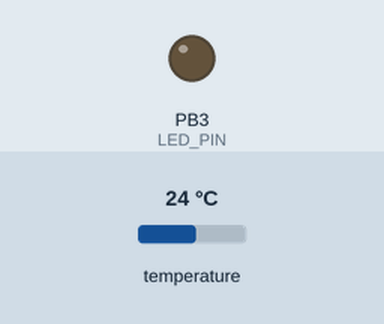
Bench run of a sketch on a simulated ATtiny85, built with avr-gcc and run on an emulated ATtiny85. On the bench: output pins drawn as LEDs (lit = HIGH). Inputs (shaded band) come from the test bench; at power-on: temperature 24 °C. Sleep ends after the set time or at an interrupt; no radio packets arrive unless stated.

Above: at 4.5 s.
At 5.1 s:
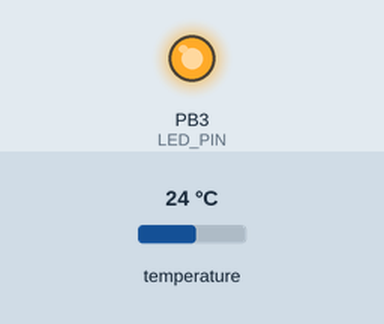
Timing chart, 0 to 9.4 s (numbered marks = the images above):
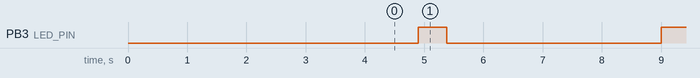

The sketch:

attiny85_ds18b20_transmitter.ino
```cpp
#include <VirtualWire.h>
#include <OneWire.h>

#include <avr/sleep.h>
#include <avr/wdt.h>

#define adc_disable() (ADCSRA &= ~(1<<ADEN)) // disable ADC (before power-off)
#define adc_enable()  (ADCSRA |=  (1<<ADEN)) // re-enable ADC

#define ONEWIRE_BUSS 0
#define LED_PIN 3
#define TX_PIN 1

OneWire TemperatureSensor(ONEWIRE_BUSS);

int messageId = 0;

int iCounter = 0;

void setup() {
  adc_disable();

  pinMode(LED_PIN, OUTPUT);

  vw_set_tx_pin(TX_PIN);
  vw_setup(1000);

  setup_watchdog(8);
  enterSleep();
}

void loop() {

  byte i;
  byte data[12];
  int16_t raw;
  float celsius;
  int iTemp;

  messageId++;

  if (messageId > 255) {
    messageId = 0;
  }

  digitalWrite(LED_PIN, LOW);

  TemperatureSensor.reset();       // reset one wire buss
  TemperatureSensor.skip();        // select only device
  TemperatureSensor.write(0x44);   // start conversion

  delay(800);

  TemperatureSensor.reset();
  TemperatureSensor.skip();
  TemperatureSensor.write(0xBE);   // Read Scratchpad
  for ( i = 0; i < 9; i++) {       // 9 bytes
    data[i] = TemperatureSensor.read();
  }

  // Convert the data to actual temperature
  raw = (data[1] << 8) | data[0];
  celsius = (float) raw / 16.0;

  iTemp = (int) (celsius * 10);

  digitalWrite(LED_PIN, HIGH);
  char output[7];


  output[0] = 0x00; //Broadcast
  output[1] = 0x64; //Sensor / Temperature in decy Celcius
  output[2] = 0x77; //Sensor 77
  output[3] = 0x04; //Data type int32
  output[4] = messageId;

  output[5] = (char) (iTemp >> 8) & 0x00FF;
  output[6] = (char) iTemp & 0x00ff;

  for (i = 0; i < 3; i++) {
    vw_send((uint8_t *)output, 7);
    vw_wait_tx();
    delay(100);
  }

  digitalWrite(LED_PIN, LOW);

  enterSleep();
}

void enterSleep(void) {
  set_sleep_mode(SLEEP_MODE_PWR_DOWN); // sleep mode is set here
  sleep_enable();
  sleep_mode();                        // System sleeps here
  sleep_disable();
}

//****************************************************************
// 0=16ms, 1=32ms,2=64ms,3=128ms,4=250ms,5=500ms
// 6=1 sec,7=2 sec, 8=4 sec, 9= 8sec
void setup_watchdog(int ii) {

  byte bb;
  int ww;
  if (ii > 9 ) ii=9;
  bb=ii & 7;
  if (ii > 7) bb|= (1<<5);
  bb|= (1<<WDCE);
  ww=bb;

  MCUSR &= ~(1<<WDRF);
  // start timed sequence
  WDTCR |= (1<<WDCE) | (1<<WDE);
  // set new watchdog timeout value
  WDTCR = bb;
  WDTCR |= _BV(WDIE);
}
//****************************************************************
// Watchdog Interrupt Service / is executed when  watchdog timed out
ISR(WDT_vect) {
  iCounter++;
}
```

Measured:
- by itself, PB3 (LED_PIN): alternates HIGH for 0.48 s and LOW for 3.6 s
